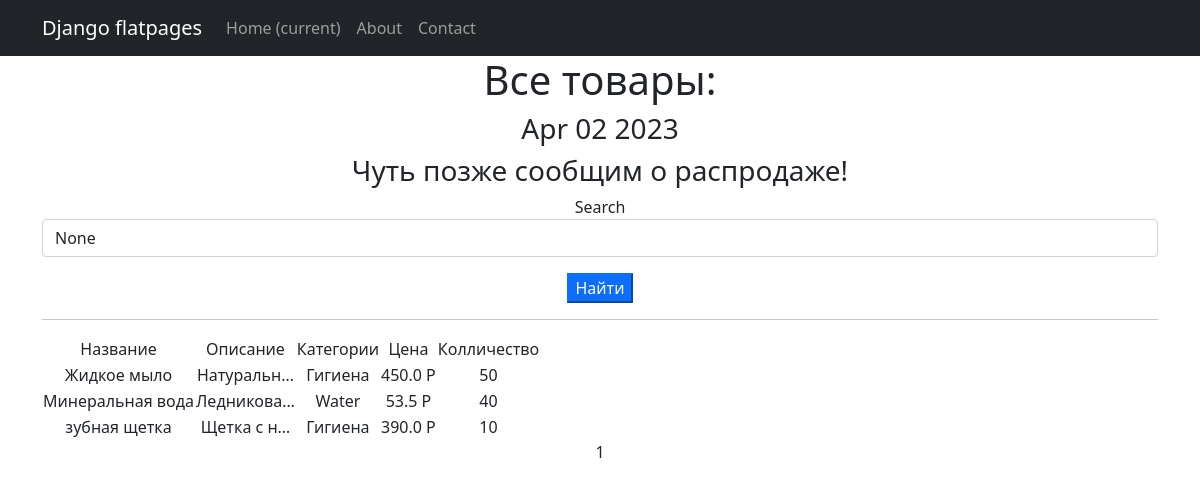
Screenshot of /products/ with the database file from the repository.
### simpleapp/models.py (models this page shows, shortened)
class Product(models.Model):
    name = models.CharField(
        max_length=50,
        unique=True,
    )
    description = models.TextField()
    quantity = models.IntegerField(
        validators=[MinValueValidator(0)],
    )
    category = models.ForeignKey(
        to='Category',
        on_delete=models.CASCADE,
        related_name='products',
    )
    price = models.FloatField(
        validators=[MinValueValidator(0.0)],
    )

class Category(models.Model):
    name = models.CharField(max_length=100, unique=True)

### simpleapp/views.py (the view)
# urls.py: path('', ProductsList.as_view(), name = 'product_list'),
class ProductsList(ListView):
    model = Product
    ordering = 'name'
    template_name = 'flatpages/products.html'
    context_object_name = 'products'
    paginate_by = 5
    def get_queryset(self):
        queryset = super().get_queryset()
        self.filterset = ProductFilter(self.request.GET, queryset)
        return self.filterset.qs
    def get_context_data(self, **kwargs):
        context = super().get_context_data(**kwargs)
        context['time_now'] = datetime.utcnow()
        context['next_sale'] = None
        context['filterset'] = self.filterset
        return context

### simpleapp/templatetags/custom_filters.py (called while the page is built)
@register.filter()
def currency(value):
   return f'{value} Р'

### simpleapp/templates/flatpages/products.html (shortened to what this page needs)
{% extends 'flatpages/default.html' %}
{% load custom_filters %}
{% block content %}
    <h1>Все товары:</h1>
    <h3>{{ time_now|date:'M d Y' }}</h3>
    <h3>{{ next_sale|default_if_none:'Чуть позже сообщим о распродаже!' }}</h3>
   <form action="" method="get" >
    <label for="{{ filterset.form.name__icontains.id_for_label }}">Search</label>
    <input
        id="{{ filterset.form.name__icontains.id }}"
        name="{{ filterset.form.name__icontains.name }}"
        value="{{ filterset.form.name__icontains.value }}"
        class="form-control"
    >
    <input type="submit" class="mt-3 btn-primary" value="Найти" />
    </form>
    <hr>
    {% if products %}
        <table>
            <tr>
                <td>Название</td>
                <td>Описание</td>
                <td>Категории</td>
                <td>Цена</td>
                <td>Колличество</td>
            </tr>
            {% for product in products %}
            <tr>
                <td>{{ product.name }}</td>
                <td>{{ product.description|truncatechars:10 }}</td>
                <td>{{product.category.name }}</td>
                <td>{{product.price|currency }}</td>
                <td>{{product.quantity }}</td>
            </tr>
            {% endfor %}
        </table>
    {% else %}
        <td>Нет товаров.</td>
    {% endif %}
   {{ page_obj.number }}
{% endblock content %}

### simpleapp/templates/flatpages/default.html (shortened to what this page needs)
<!DOCTYPE html>
<html lang="en">
    <head>
        {% load static %}
        <link href="{% static 'css/styles.css' %}" rel="stylesheet" />
    </head>
    <body>
        <nav class="navbar navbar-expand-lg navbar-dark bg-dark static-top">
           <div class="container">
               <a class="navbar-brand" href="#">Django flatpages</a>
               <div class="collapse navbar-collapse" id="navbarResponsive">
                   <ul class="navbar-nav ml-auto">
                       <li class="nav-item active">
                           <a class="nav-link" href="#">Home
                               <span class="sr-only">(current)</span>
                           </a>
                       </li>
                       <li class="nav-item">
                           <a class="nav-link" href="/about/">About</a>
                       </li>
                       <li class="nav-item">
                           <a class="nav-link" href="/contact/">Contact</a>
                       </li>
                   </ul>
               </div>
           </div>
        </nav>
        <div class = 'container'>
            <div class = 'row'>
                <div class = 'col-lg-12 text-center'>
                    {% block content %}{% endblock content %}
                </div>
            </div>
        </div>
    </body>
</html>

### rows the page displays
Product: name "Жидкое мыло", description "Натуральн…", category.name "Гигиена", price "450.0 Р", quantity "50"
Product: name "Минеральная вода", description "Ледникова…", category.name "Water", price "53.5 Р", quantity "40"
Product: name "зубная щетка", description "Щетка с н…", category.name "Гигиена", price "390.0 Р", quantity "10"

### other values shown
{{ time_now|date:'M d Y' }} "Apr 02 2023"
{{ next_sale|default_if_none:'Чуть позже сообщим о распродаже!' }} "Чуть позже сообщим о распродаже!"
{{ page_obj.number }} "1"
